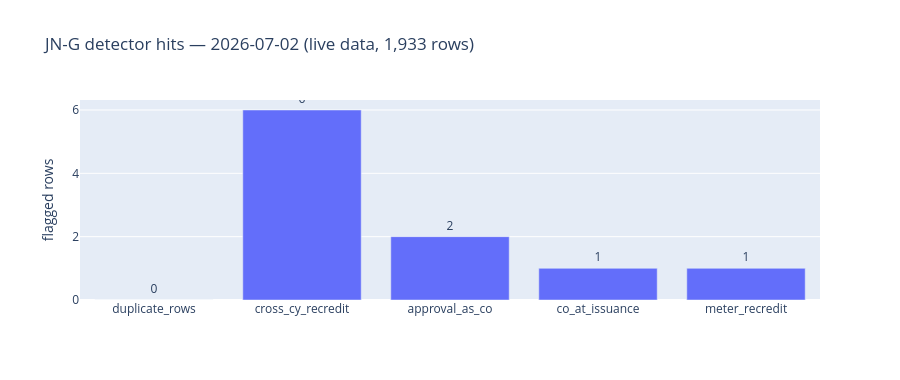

Notebook cell for this chart:
### Markdown cell above
## Visualization — detector hits (derived from this run)
📝 **What it shows:** rows flagged per detector in the CURRENT filing. Derived from `res`, never typed.

### Code cell
import plotly.graph_objects as go
names, counts = list(res.keys()), [len(v) for v in res.values()]
fig = go.Figure(go.Bar(x=names, y=counts, text=counts, textposition='outside'))
fig.update_layout(title=f'JN-G detector hits — {today} ({ "live" if LIVE_MODE else "STALE-OFFLINE"} data, {len(live):,} rows)',
                  yaxis_title='flagged rows', height=380)
fig.show()

### Figure 1 — Plotly figure (JSON) as saved in the notebook; plotly's stock layout.template omitted (floating-point values rounded to 4 significant figures)
{"data": [{"text": ["0", "6", "2", "1", "1"], "textposition": "outside", "type": "bar", "x": ["duplicate_rows", "cross_cy_recredit", "approval_as_co", "co_at_issuance", "meter_recredit"], "y": [0, 6, 2, 1, 1]}], "layout": {"height": 380, "title": {"text": "JN-G detector hits — 2026-07-02 (live data, 1,933 rows)"}, "yaxis": {"title": {"text": "flagged rows"}}}}
